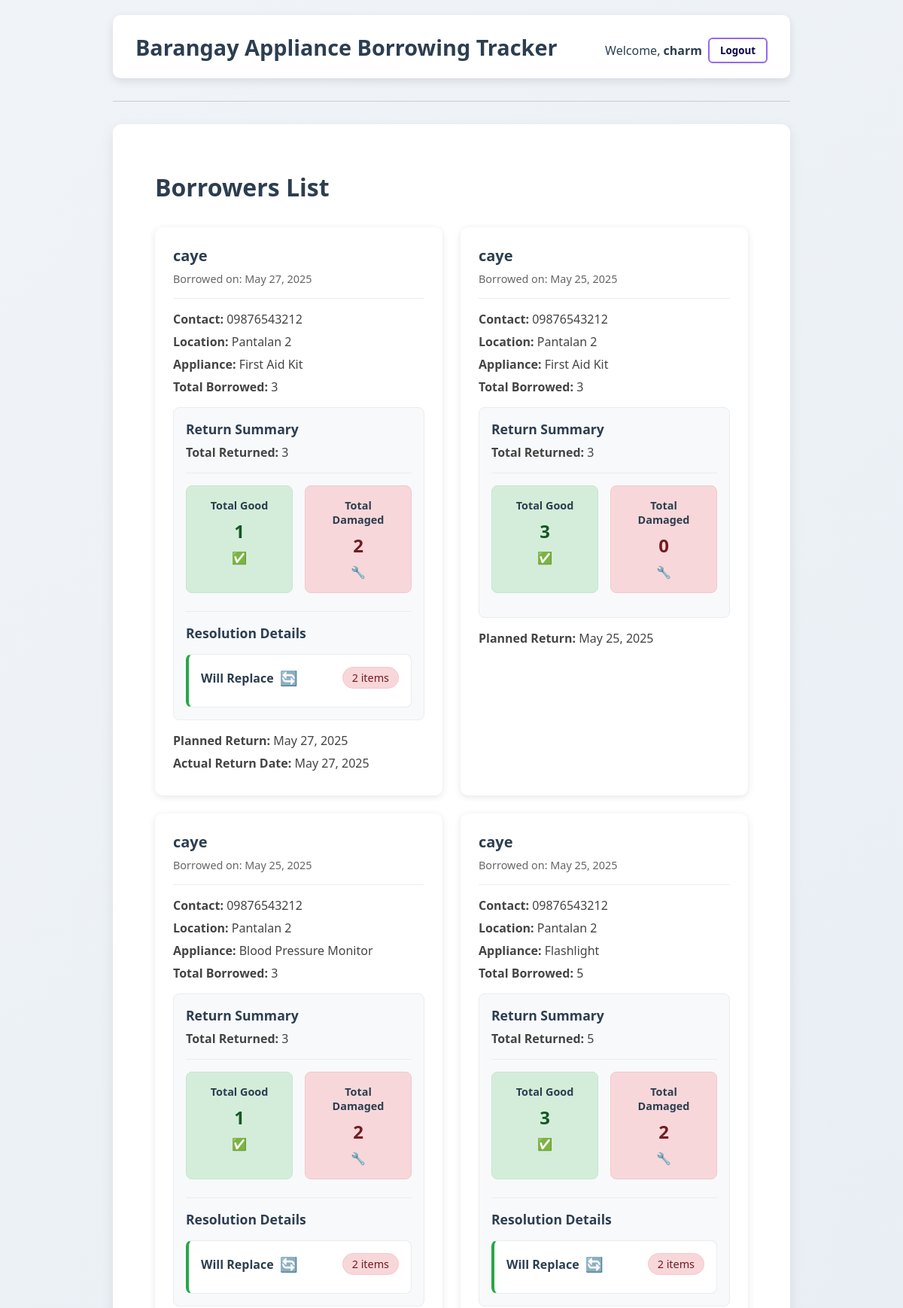
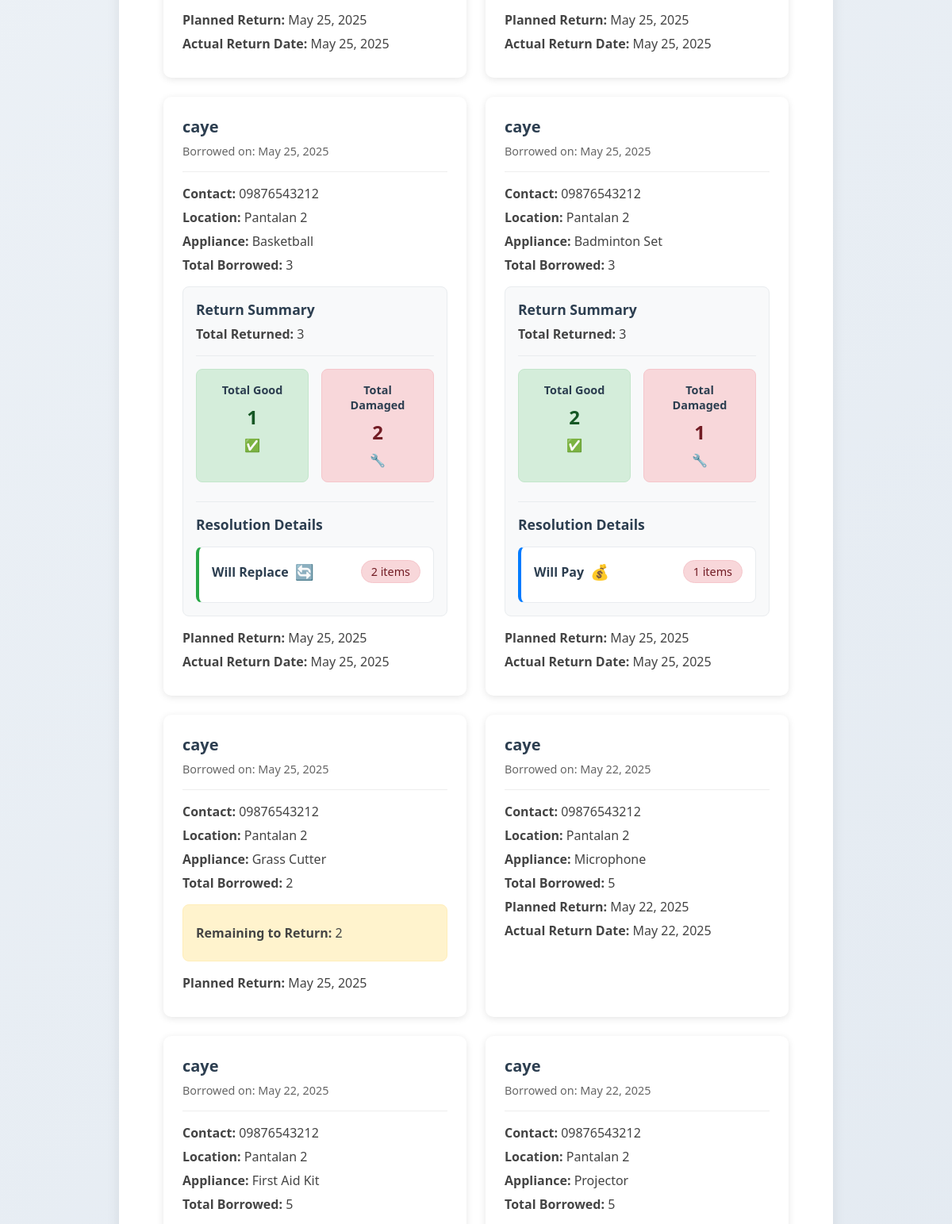
Screenshot of /dashboard/borrowers-list/ (signed in, upper part) with the database file from the repository (2 pictures, top to bottom).
### appliances/models.py (models this page shows, shortened)
class BorrowRequest(models.Model):
    UNRETURNED_STATUS_CHOICES = [
        ('pending', 'Pending Return'),
        ('lost', 'Lost'),
        ('damaged', 'Damaged'),
        ('replaced', 'Replaced'),
        ('paid', 'Paid'),
    ]
    ITEM_CONDITION_CHOICES = [
        ('good', 'Good Condition'),
        ('damaged', 'Damaged'),
        ('lost', 'Lost'),
    ]
    user = models.ForeignKey(User, on_delete=models.CASCADE)
    appliance = models.ForeignKey(Appliance, on_delete=models.CASCADE)
    quantity = models.PositiveIntegerField()
    borrow_date = models.DateField(auto_now_add=True)
    return_date = models.DateField(null=True, blank=True)
    approved = models.BooleanField(default=False)
    declined = models.BooleanField(default=False)
    notified = models.BooleanField(default=False)
    returned_quantity = models.PositiveIntegerField(default=0)
    unreturned_quantity = models.PositiveIntegerField(default=0)
    unreturned_status = models.CharField(
        max_length=20,
        choices=UNRETURNED_STATUS_CHOICES,
        null=True,
        blank=True
    )
    unreturned_reason = models.TextField(null=True, blank=True)
    item_conditions = models.JSONField(default=dict, blank=True)
    resolution_status = models.JSONField(default=dict, blank=True)
    full_name = models.CharField(max_length=255, null=True, blank=True)
    contact_number = models.CharField(max_length=20, null=True, blank=True)
    location = models.TextField(null=True, blank=True)
    planned_borrow_date = models.DateField(null=True, blank=True)
    planned_return_date = models.DateField(null=True, blank=True)

class Appliance(models.Model):
    category = models.ForeignKey(Category, on_delete=models.CASCADE, related_name='appliances')
    name = models.CharField(max_length=100)
    description = models.TextField()
    quantity = models.PositiveIntegerField()
    image = models.ImageField(upload_to='appliance_images/', null=True, blank=True)

### appliances/views.py (the view)
# urls.py: path('dashboard/borrowers-list/', views.borrowers_list, name='borrowers_list'),
@user_passes_test(is_admin)
def borrowers_list(request):
    borrow_requests = BorrowRequest.objects.filter(
        approved=True
    ).order_by('-borrow_date')
    return render(request, 'appliances/borrowers_list.html', {
        'borrow_requests': borrow_requests
    })

### appliances/templatetags/custom_filters.py (called while the page is built)
@register.filter(name='sub')
def sub(value, arg):
    try:
        return int(value) - int(arg)
    except (ValueError, TypeError):
        return 0

### appliances/views.py (called while the page is built)
def is_admin(user):
    return user.is_staff or user.is_superuser

### appliances/templates/appliances/borrowers_list.html (shortened to what this page needs)
{% extends 'appliances/base.html' %}
{% load custom_filters %}
{% block content %}
<div class="borrowers-container">
    <h2>Borrowers List</h2>
    {% if borrow_requests %}
        <div class="borrowers-grid">
            {% for request in borrow_requests %}
                <div class="borrower-card">
                    <div class="borrower-header">
                        <h3>{{ request.full_name }}</h3>
                        <span class="borrow-date">Borrowed on: {{ request.borrow_date|date:"F d, Y" }}</span>
                    </div>
                    <div class="borrower-details">
                        <p><strong>Contact:</strong> {{ request.contact_number }}</p>
                        <p><strong>Location:</strong> {{ request.location }}</p>
                        <p><strong>Appliance:</strong> {{ request.appliance.name }}</p>
                        <p><strong>Total Borrowed:</strong> {{ request.quantity }}</p>
                        {% if request.returned_quantity > 0 %}
                            <div class="return-details">
                                <div class="return-summary-header">
                                    <h4>Return Summary</h4>
                                    <p><strong>Total Returned:</strong> {{ request.returned_quantity }}</p>
                                </div>
                                <div class="return-totals">
                                    <div class="total-box good">
                                        <span class="total-label">Total Good</span>
                                        <span class="total-number">
                                            {% if request.resolution_status.damaged_count %}
                                                {{ request.returned_quantity|sub:request.resolution_status.damaged_count }}
                                            {% else %}
                                                {{ request.returned_quantity }}
                                            {% endif %}
                                        </span>
                                        <span class="total-icon">✅</span>
                                    </div>
                                    <div class="total-box damaged">
                                        <span class="total-label">Total Damaged</span>
                                        <span class="total-number">
                                            {% if request.resolution_status.damaged_count %}
                                                {{ request.resolution_status.damaged_count }}
                                            {% else %}
                                                0
                                            {% endif %}
                                        </span>
                                        <span class="total-icon">🔧</span>
                                    </div>
                                </div>
                                {% if request.resolution_status.damaged_count and request.resolution_status.damaged_count > 0 %}
                                    <div class="resolution-section">
                                        <h4>Resolution Details</h4>
                                        <div class="resolution-box {{ request.resolution_status.resolution|default:'pending' }}">
                                            <div class="resolution-header">
                                                <span class="resolution-type">
                                                    {% if request.resolution_status.resolution == 'replaced' %}
                                                        Will Replace
                                                        <span class="resolution-icon">🔄</span>
                                                    {% elif request.resolution_status.resolution == 'paid' %}
                                                        Will Pay
                                                        <span class="resolution-icon">💰</span>
                                                    {% else %}
                                                        Pending Decision
                                                        <span class="resolution-icon">⏳</span>
                                                    {% endif %}
                                                </span>
                                                <span class="damaged-count">{{ request.resolution_status.damaged_count }} items</span>
                                            </div>
                                        </div>
                                    </div>
                                {% endif %}
                            </div>
                        {% endif %}
                        {% if request.unreturned_quantity > 0 %}
                            <div class="unreturned-details">
                                <p><strong>Remaining to Return:</strong> {{ request.unreturned_quantity }}</p>
                            </div>
                        {% endif %}
                        {% if request.planned_return_date %}
                            <p><strong>Planned Return:</strong> {{ request.planned_return_date|date:"F d, Y" }}</p>
                        {% endif %}
                        {% if request.return_date %}
                            <p><strong>Actual Return Date:</strong> {{ request.return_date|date:"F d, Y" }}</p>
                        {% endif %}
                    </div>
                </div>
            {% endfor %}
        </div>
    {% else %}
        <p class="no-borrowers">No borrowers found.</p>
    {% endif %}
</div>
{% endblock %}

### appliances/templates/appliances/base.html (shortened to what this page needs)
<!DOCTYPE html>
<html lang="en">
<head>
</head>
<body>
    <header>
        <h1>Barangay Appliance Borrowing Tracker</h1>
        <div class="user-area">
            {% if user.is_authenticated %}
                <p>Welcome, <strong>{{ user.username }}</strong></p>
                <form method="POST" action="{% url 'logout' %}" class="logout-form">
                    <button type="submit" aria-label="Logout">Logout</button>
                </form>
            {% else %}
                <a href="{% url 'login' %}">Login</a>
                <a href="{% url 'register' %}">Register</a>
            {% endif %}
        </div>
    </header>
    <hr>
    <main>
        {% block content %}{% endblock %}
    </main>
</body>
</html>

### appliances/templates/appliances/base.html (style rules this page uses)
* { margin: 0; padding: 0; box-sizing: border-box; }
body { font-family: 'Segoe UI', Tahoma, Geneva, Verdana, sans-serif; background: linear-gradient(135deg, #f0f4f8, #d9e2ec); color: #333; min-height: 100vh; display: flex; flex-direction: column; align-items: center; padding: 20px; }
header { width: 100%; max-width: 900px; background: #fff; box-shadow: 0 4px 12px rgba(0,0,0,0.1); padding: 20px 30px; border-radius: 10px; display: flex; justify-content: space-between; align-items: center; flex-wrap: wrap; }
header h1 { font-weight: 700; font-size: 1.8rem; color: #2c3e50; flex-grow: 1; min-width: 200px; }
.user-area { font-size: 1rem; color: #555; display: flex; align-items: center; gap: 15px; flex-wrap: wrap; margin-top: 10px; }
.user-area p, .user-area a { margin: 0; color: #2c3e50; text-decoration: none; }
form.logout-form { display: inline; margin-left: -7px; }
form.logout-form button { background-color: transparent; border: 2px solid #956aea; color: #070444; padding: 6px 14px; font-weight: 600; border-radius: 6px; cursor: pointer; transition: all 0.3s ease; font-family: inherit; }
hr { margin: 30px 0; border: none; border-top: 1px solid #ccc; width: 100%; max-width: 900px; }
main { width: 100%; max-width: 900px; background: white; padding: 30px 40px; border-radius: 12px; box-shadow: 0 6px 18px rgba(0,0,0,0.08); min-height: 400px; }

### appliances/templates/appliances/borrowers_list.html (style rules this page uses)
.borrowers-container { max-width: 1200px; margin: 2rem auto; padding: 0 1rem; }
.borrowers-container h2 { color: #2c3e50; margin-bottom: 2rem; font-size: 2rem; font-weight: 700; }
.borrowers-grid { display: grid; grid-template-columns: repeat(auto-fill, minmax(350px, 1fr)); gap: 1.5rem; }
.borrower-card { background: white; border-radius: 10px; padding: 1.5rem; box-shadow: 0 2px 10px rgba(0, 0, 0, 0.1); transition: transform 0.2s ease, box-shadow 0.2s ease; }
.borrower-header { margin-bottom: 1rem; padding-bottom: 1rem; border-bottom: 1px solid #eee; }
.borrower-header h3 { color: #2c3e50; margin: 0; font-size: 1.25rem; font-weight: 600; }
.borrow-date { display: block; font-size: 0.9rem; color: #666; margin-top: 0.5rem; }
.borrower-details p { margin: 0.5rem 0; color: #444; }
.return-details { margin: 1rem 0; padding: 1rem; background: #f8f9fa; border-radius: 8px; border: 1px solid #e9ecef; }
.return-summary-header { margin-bottom: 1rem; padding-bottom: 0.5rem; border-bottom: 1px solid #e9ecef; }
.return-summary-header h4 { color: #2c3e50; margin: 0 0 0.5rem 0; font-size: 1.1rem; font-weight: 600; }
.return-totals { display: flex; gap: 1rem; margin: 1rem 0; }
.total-box { flex: 1; padding: 1rem; border-radius: 8px; text-align: center; display: flex; flex-direction: column; align-items: center; gap: 0.5rem; }
.total-box.good { background: #d4edda; border: 1px solid #c3e6cb; }
.total-box.damaged { background: #f8d7da; border: 1px solid #f5c6cb; }
.total-label { font-size: 0.9rem; font-weight: 600; color: #2c3e50; }
.total-number { font-size: 1.5rem; font-weight: 700; }
.total-box.good .total-number { color: #155724; }
.total-box.damaged .total-number { color: #721c24; }
.resolution-section { margin-top: 1.5rem; padding-top: 1rem; border-top: 1px solid #e9ecef; }
.resolution-section h4 { color: #2c3e50; margin: 0 0 1rem 0; font-size: 1.1rem; font-weight: 600; }
.resolution-box { padding: 1rem; border-radius: 8px; background: white; border: 1px solid #e9ecef; }
.resolution-box.replaced { border-left: 4px solid #28a745; }
.resolution-box.paid { border-left: 4px solid #007bff; }
.resolution-header { display: flex; align-items: center; justify-content: space-between; margin-bottom: 0.5rem; }
.resolution-type { font-weight: 600; color: #2c3e50; display: flex; align-items: center; gap: 0.5rem; }
.damaged-count { font-size: 0.9rem; color: #721c24; background: #f8d7da; padding: 0.25rem 0.75rem; border-radius: 20px; border: 1px solid #f5c6cb; }
.resolution-icon { font-size: 1.2rem; }
.unreturned-details { margin: 1rem 0; padding: 1rem; background: #fff3cd; border: 1px solid #ffeeba; border-radius: 8px; color: #856404; }

### rows the page displays
BorrowRequest: full_name "caye", borrow_date "May 27, 2025", contact_number "09876543212", location "Pantalan 2", appliance.name "First Aid Kit", quantity "3", returned_quantity "3", returned_quantity|sub "1", resolution_status.damaged_count "2", shows "Will Replace", planned_return_date "May 27, 2025", return_date "May 27, 2025"
BorrowRequest: full_name "caye", borrow_date "May 25, 2025", contact_number "09876543212", location "Pantalan 2", appliance.name "First Aid Kit", quantity "3", returned_quantity "3", planned_return_date "May 25, 2025"
BorrowRequest: full_name "caye", borrow_date "May 25, 2025", contact_number "09876543212", location "Pantalan 2", appliance.name "Blood Pressure Monitor", quantity "3", returned_quantity "3", returned_quantity|sub "1", resolution_status.damaged_count "2", shows "Will Replace", planned_return_date "May 25, 2025", return_date "May 25, 2025"
BorrowRequest: full_name "caye", borrow_date "May 25, 2025", contact_number "09876543212", location "Pantalan 2", appliance.name "Flashlight", quantity "5", returned_quantity "5", returned_quantity|sub "3", resolution_status.damaged_count "2", shows "Will Replace", planned_return_date "May 25, 2025", return_date "May 25, 2025"
BorrowRequest: full_name "caye", borrow_date "May 25, 2025", contact_number "09876543212", location "Pantalan 2", appliance.name "Basketball", quantity "3", returned_quantity "3", returned_quantity|sub "1", resolution_status.damaged_count "2", shows "Will Replace", planned_return_date "May 25, 2025", return_date "May 25, 2025"
BorrowRequest: full_name "caye", borrow_date "May 25, 2025", contact_number "09876543212", location "Pantalan 2", appliance.name "Badminton Set", quantity "3", returned_quantity "3", returned_quantity|sub "2", resolution_status.damaged_count "1", shows "Will Pay", planned_return_date "May 25, 2025", return_date "May 25, 2025"
BorrowRequest: full_name "caye", borrow_date "May 25, 2025", contact_number "09876543212", location "Pantalan 2", appliance.name "Grass Cutter", quantity "2", unreturned_quantity "2", planned_return_date "May 25, 2025"
BorrowRequest: full_name "caye", borrow_date "May 22, 2025", contact_number "09876543212", location "Pantalan 2", appliance.name "Microphone", quantity "5", planned_return_date "May 22, 2025", return_date "May 22, 2025"
BorrowRequest: full_name "caye", borrow_date "May 22, 2025", contact_number "09876543212", location "Pantalan 2", appliance.name "First Aid Kit", quantity "5"
BorrowRequest: full_name "caye", borrow_date "May 22, 2025", contact_number "09876543212", location "Pantalan 2", appliance.name "Projector", quantity "5"

### other values shown
{{ user.username }} "charm"
